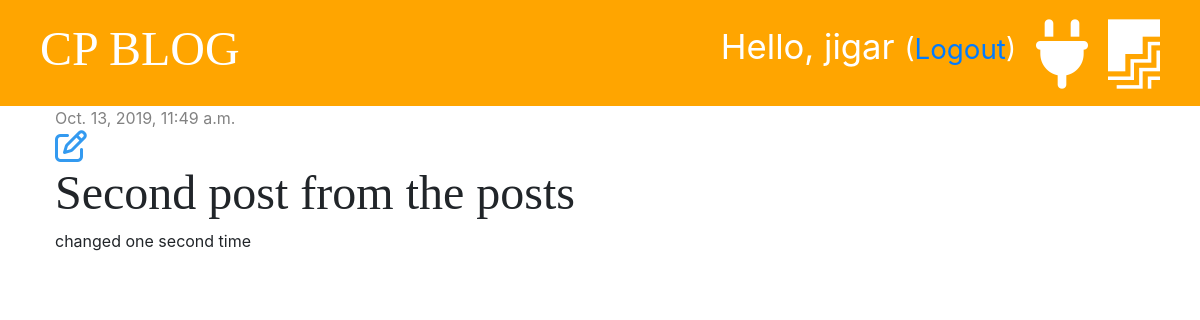
The app's page /post/2/ (signed in), older data.
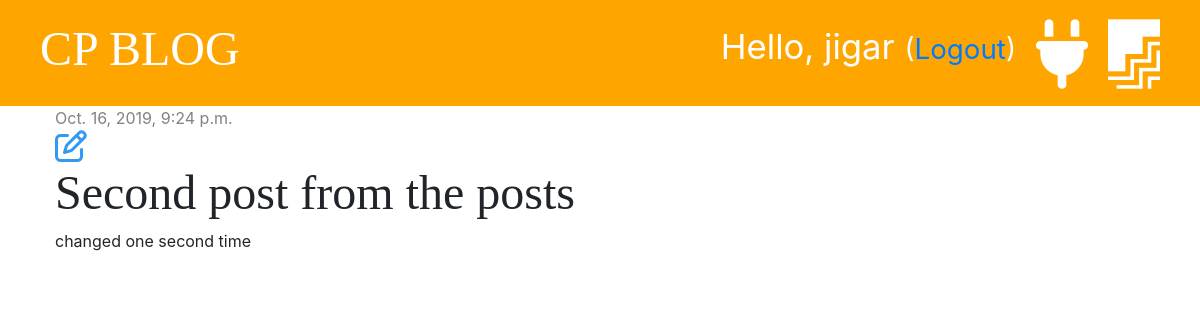
The same page, newer data.
### blog/models.py (models this page shows, shortened)
class Post(models.Model):
    author = models.ForeignKey('auth.User', on_delete=models.CASCADE)
    title = models.CharField(max_length=200)
    text = models.TextField()
    created_date = models.DateTimeField(default=timezone.now)
    published_date = models.DateTimeField(blank=True, null=True)

### blog/views.py (the view)
# urls.py: path('post/<int:pk>/', views.post_detail, name='post_detail'),
def post_detail(request, pk):
    post = get_object_or_404(Post, pk=pk)
    stuff_for_frontend = {'post': post}
    return render(request, 'blog/post_detail.html', stuff_for_frontend)

### blog/templates/blog/post_detail.html (shortened to what this page needs)
{% extends 'blog/base.html' %}
{% block content %}
        <div class="post">
            {% if post.published_date %}
                <div class="date">
                    {{ post.published_date }}
                 </div>
            {% else %}
                <a href="{% url 'post_publish' pk=post.pk %}"><button class="btn btn-primary">Publish</button></a>
            {% endif %}
            {% if user.is_authenticated %}
                <a href="{% url 'post_edit' pk=post.pk %} "><i class="far fa-edit fa-2x" style="color: #339af0;"></i></a>
            {% endif %}
            <h1> {{ post.title }}</h1>
            <p>{{ post.text|linebreaksbr}}</p>
        </div>
{% endblock%}

Row changes from the older to the newer data that the page shows:
changed Post "Second post from the posts": published_date "Oct. 13, 2019, 11:49 a.m." → "Oct. 16, 2019, 9:24 p.m."
